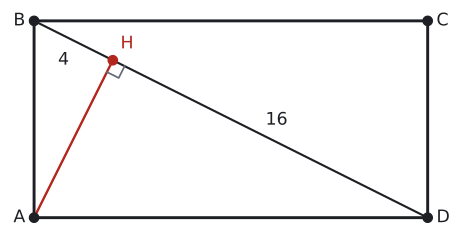

This figure's Python source:
import sys; sys.path.insert(0, "tools")
from cizim import *

# Alıştırma 9: ABCD dikdörtgen, [AH] ⊥ [BD], |BH| = 4, |HD| = 16.
# ABD üçgeni A'da dik: |AH| = 8, |AB| = √80, |AD| = √320, alan = |AB|·|AD| = 160.
p, k = 4, 16
ab, ad = np.sqrt(p * (p + k)), np.sqrt(k * (p + k))
A = np.array([0.0, 0.0]); B = np.array([0.0, ab]); C = np.array([ad, ab]); D = np.array([ad, 0.0])
t = (D - B) / np.linalg.norm(D - B)
H = B + p * t
uz = lambda P, Q: float(np.linalg.norm(P - Q))
print("AB", round(ab, 4), "AD", round(ad, 4), "BD", round(uz(B, D), 4), "AH", round(uz(A, H), 4),
      "AH.BD", round(float(np.dot(H - A, D - B)), 6), "alan", round(ab * ad, 4))

s = 2.0
fig, ax = sekil(6, 3.2)
ax.set_aspect("equal"); ax.axis("off")
ax.plot(*zip(A, B, C, D, A), color=YAZI)
ax.plot(*zip(B, D), color=YAZI, lw=1.6)
ax.plot(*zip(A, H), color=KIRMIZI, lw=1.8)
def dik(K, P, Q, r=0.6):
    a_ = (P - K) / uz(P, K) * r; b_ = (Q - K) / uz(Q, K) * r
    ax.plot(*zip(K + a_, K + a_ + b_, K + b_), color=SOLUK, lw=1.3)
dik(H, A, D)
for P in (A, B, C, D): nokta(ax, *P, "")
nokta(ax, *H, "", renk=KIRMIZI)
ax.text(-0.4, 0, "A", ha="right", va="center"); ax.text(-0.4, ab, "B", ha="right", va="center")
ax.text(ad + 0.4, ab, "C", ha="left", va="center"); ax.text(ad + 0.4, 0, "D", ha="left", va="center")
ax.text(H[0] + 0.35, H[1] + 0.35, "H", color=KIRMIZI, ha="left", va="bottom")
M1, M2 = (B + H) / 2, (H + D) / 2
ax.text(*(M1 + 1.0 * np.array([-0.45, -0.89])), "4", ha="center", va="center")
ax.text(*(M2 + 0.9 * np.array([0.32, 0.95])), "16", ha="center", va="center")
ax.set_xlim(-1.2, ad + 1.2); ax.set_ylim(-0.6, ab + 0.6)
kaydet(fig, __file__)
